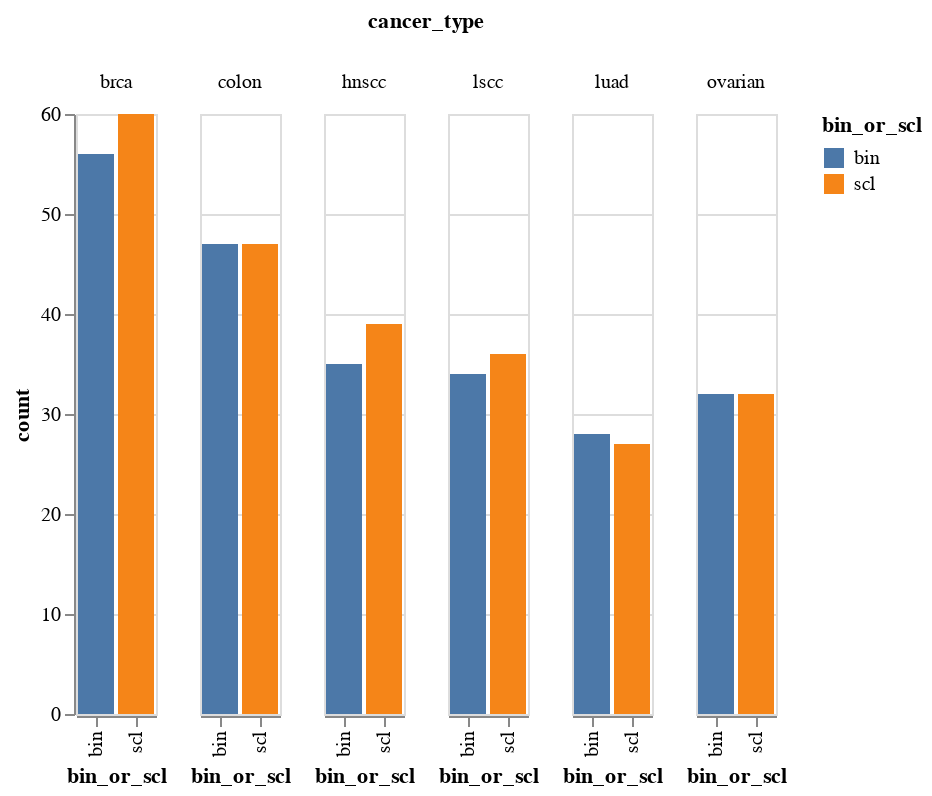

This figure's notebook cell:
### Code cell
plot_gain_or_loss(gain_df)

### Figure 1 — Vega-Lite specification as saved in the notebook (floating-point values rounded to 4 significant figures)
{"config": {"view": {"continuousWidth": 400, "continuousHeight": 300}}, "data": {"name": "data-c40fa021c2999c8da518f2875d41f463"}, "mark": "bar", "encoding": {"color": {"type": "nominal", "field": "bin_or_scl"}, "column": {"type": "nominal", "field": "cancer_type"}, "x": {"type": "nominal", "field": "bin_or_scl"}, "y": {"type": "quantitative", "field": "count"}}, "$schema": "https://vega.github.io/schema/vega-lite/v4.8.1.json", "datasets": {"data-c40fa021c2999c8da518f2875d41f463": [{"cancer_type": "brca", "gain_or_loss": "gain", "bin_or_scl": "bin", "count": 56}, {"cancer_type": "brca", "gain_or_loss": "gain", "bin_or_scl": "scl", "count": 60}, {"cancer_type": "colon", "gain_or_loss": "gain", "bin_or_scl": "bin", "count": 47}, {"cancer_type": "colon", "gain_or_loss": "gain", "bin_or_scl": "scl", "count": 47}, {"cancer_type": "hnscc", "gain_or_loss": "gain", "bin_or_scl": "bin", "count": 35}, {"cancer_type": "hnscc", "gain_or_loss": "gain", "bin_or_scl": "scl", "count": 39}, {"cancer_type": "lscc", "gain_or_loss": "gain", "bin_or_scl": "bin", "count": 34}, {"cancer_type": "lscc", "gain_or_loss": "gain", "bin_or_scl": "scl", "count": 36}, {"cancer_type": "luad", "gain_or_loss": "gain", "bin_or_scl": "bin", "count": 28}, {"cancer_type": "luad", "gain_or_loss": "gain", "bin_or_scl": "scl", "count": 27}, {"cancer_type": "ovarian", "gain_or_loss": "gain", "bin_or_scl": "bin", "count": 32}, {"cancer_type": "ovarian", "gain_or_loss": "gain", "bin_or_scl": "scl", "count": 32}]}}
